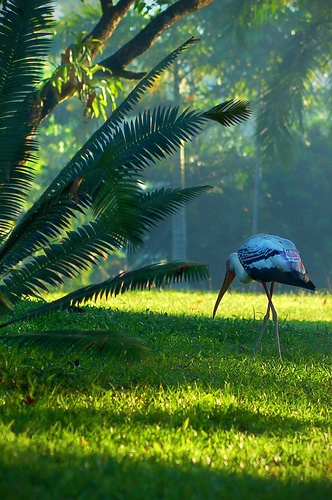
#> input picture data/demo/images/000046.jpg, 332 x 500 px, found by its file name
$ jupyter execute --allow-errors yolo_script.ipynb
#> lines starting #> are read from the running program, lines starting #| are printed output that depends on the picture
[cell 1]
import os
import numpy as np
import pandas as pd
import cv2
import matplotlib.pyplot as plt
from PIL import Image

[cell 2]
DATA_DIR = "D:/01_PythonAIML/00_Datasets/PASCAL_VOC/"
DATA_CLASSES = "data/pascal_classes.txt"
IMAGE_DIR = DATA_DIR + "images/"
LABEL_DIR = DATA_DIR + "labels/"
MODE = "train"

[cell 3]
IMAGE_DIR

[cell 4]
path = 'D:/01_PythonAIML/00_Datasets/PASCAL_VOC/images/000046.jpg'

[cell 5]
img = Image.open(path)
#> img is the input picture: PIL image 332x500 RGB; mean R, G, B 68.2, 103.2, 60.4

[cell 6]
iw, ih = img.size
#> iw = 332; ih = 500
iw, ih
#> Out = (332, 500)

[cell 7]
w, h = (416, 416)
w, h

[cell 8]
w / iw, h / ih
#> Out = (1.25, 0.832)

[cell 9]
scale = min(w / iw, h / ih)
#> scale = 0.832
scale
#> Out = 0.832

[cell 10]
nw = int(iw * scale)
#> nw = 276
nh = int(ih * scale)
#> nh = 416
nw, nh
#> Out = (276, 416)

[cell 11]
dw_x = (w - nw) // 2
#> dw_x = 70
dh_y = (h - nh) // 2
#> dh_y = 0
(dw_x, dh_y)
#> Out = (70, 0)

[cell 12]
img1 = img.resize((nw, nh), Image.BICUBIC)
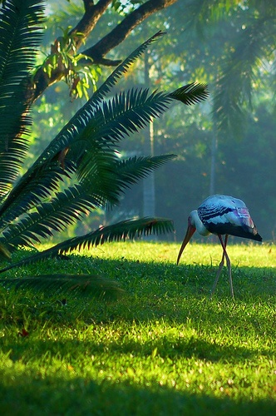
#> img1: PIL image 276x416 RGB; mean R, G, B 68.2, 103.2, 60.4

[cell 13]
img

[cell 14]
img1

[cell 15]
new_image = Image.new('RGB', (w, h), (128, 128, 128))
#> new_image: PIL image 416x416 RGB; every value is 128

[cell 16]
new_image.paste(img1, (dw_x, dh_y))
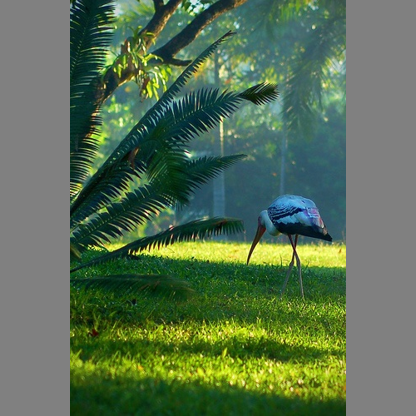
#> new_image: PIL image 416x416 RGB; mean R, G, B 88.3, 111.5, 83.2

[cell 17]
new_image

[cell 18]
image_data = np.array(new_image) / 255.

$ run again, with data/demo/images/000004.jpg copied over data/demo/images/000046.jpg
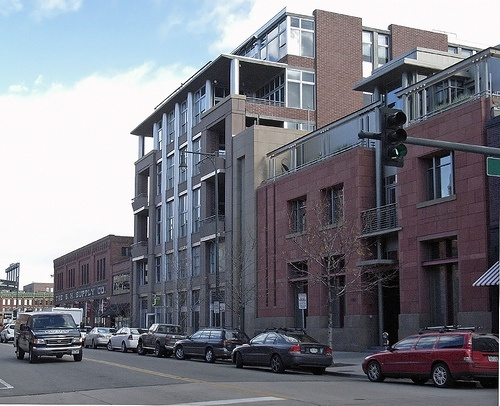
#> input picture data/demo/images/000004.jpg, 500 x 406 px, found by its file name
#> img is the input picture: PIL image 500x406 RGB; mean R, G, B 122.4, 123.8, 132.6
#> `img1 = img.resize((nw, nh), Image.BICUBIC)`:
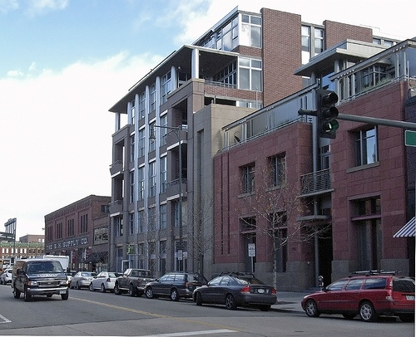
#> img1: PIL image 416x337 RGB; mean R, G, B 122.4, 123.8, 132.6
#> `new_image.paste(img1, (dw_x, dh_y))`:
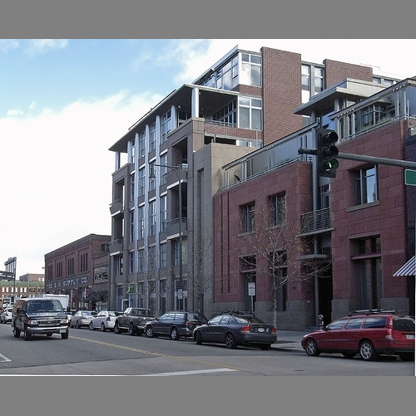
#> new_image: PIL image 416x416 RGB; mean R, G, B 123.5, 124.6, 131.7

$ run again, with data/demo/images/000005.jpg copied over data/demo/images/000046.jpg
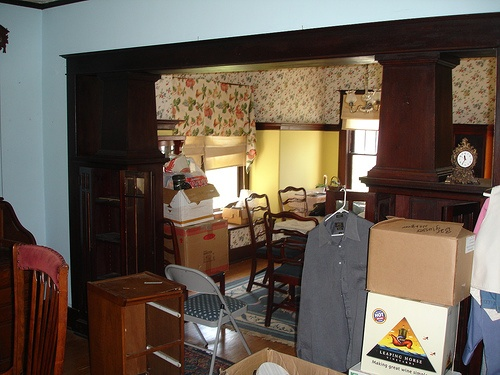
#> input picture data/demo/images/000005.jpg, 500 x 375 px, found by its file name
#> img is the input picture: PIL image 500x375 RGB; mean R, G, B 104.1, 91.9, 80.4
#> `img1 = img.resize((nw, nh), Image.BICUBIC)`:
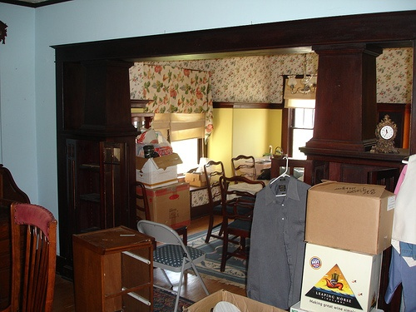
#> img1: PIL image 416x312 RGB; mean R, G, B 104.1, 91.9, 80.4
#> `new_image.paste(img1, (dw_x, dh_y))`:
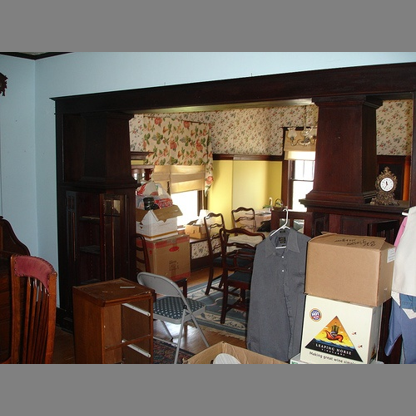
#> new_image: PIL image 416x416 RGB; mean R, G, B 110.1, 100.9, 92.3

$ run again, with data/demo/images/000006.jpg copied over data/demo/images/000046.jpg
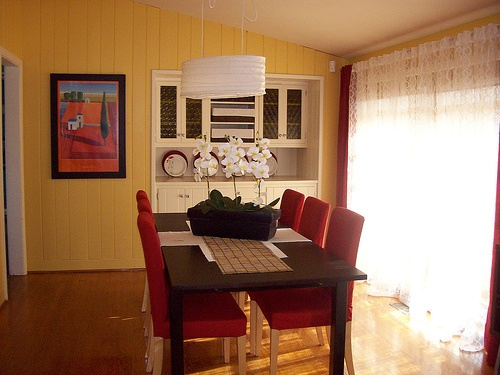
#> input picture data/demo/images/000006.jpg, 500 x 375 px, found by its file name
#> img is the input picture: PIL image 500x375 RGB; mean R, G, B 160.5, 120.7, 91.8
#> `new_image.paste(img1, (dw_x, dh_y))`:
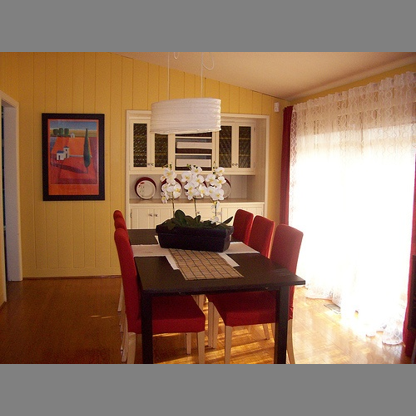
#> new_image: PIL image 416x416 RGB; mean R, G, B 152.4, 122.5, 100.9
